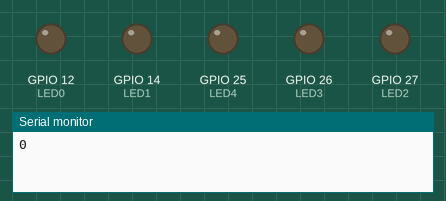
This program was run on a simulated ESP32. Parts: output pins drawn as LEDs (lit = HIGH), the last lines printed to the serial monitor.

Above: at 0.1 s.
At 4.1 s:
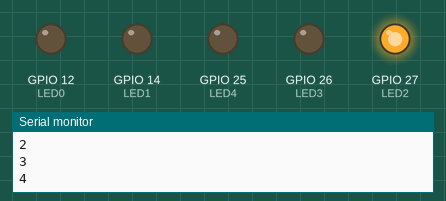
At 9.1 s:
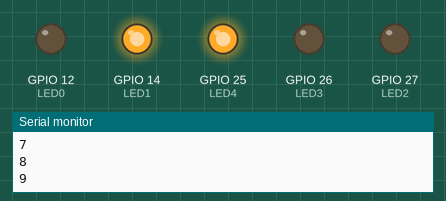
At 19.1 s:
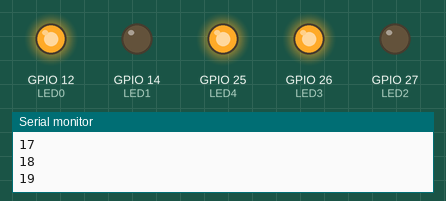
At 29.1 s:
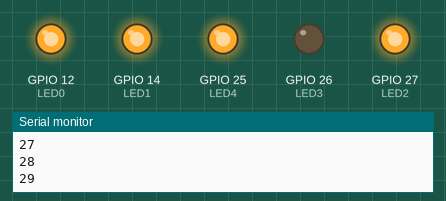
At 39.1 s:
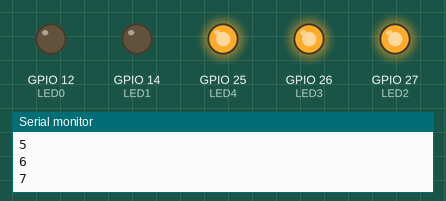
Timing chart, 0 to 40.0 s (numbered marks = the images above):
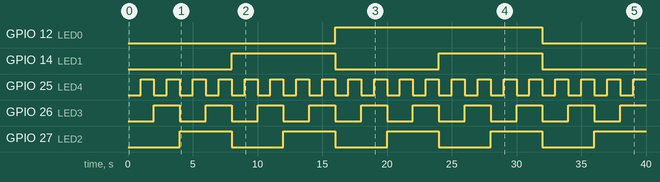

Measured:
- by itself, GPIO 12 (LED0): LOW → HIGH at 16.0 s, → LOW 16.0 s later
- by itself, GPIO 14 (LED1): alternates HIGH for 8.0 s and LOW for 8.0 s
- by itself, GPIO 25 (LED4): alternates HIGH for 1.0 s and LOW for 1.0 s
- by itself, GPIO 26 (LED3): alternates HIGH for 2.0 s and LOW for 2.0 s
- by itself, GPIO 27 (LED2): alternates HIGH for 4.0 s and LOW for 4.0 s

The program:

main.cpp
```cpp
#include <Arduino.h>

// variables
int LED0 = 12;
int LED1 = 14;
int LED2 = 27;
int LED3 = 26;
int LED4 = 25;
int waittime = 1000;

void setup() {
  // put your setup code here, to run once:
  pinMode(LED0, OUTPUT);
  pinMode(LED1, OUTPUT);
  pinMode(LED2, OUTPUT);
  pinMode(LED3, OUTPUT);
  pinMode(LED4, OUTPUT);
  Serial.begin(9600);
}

void loop() {
  // put your main code here, to run repeatedly:

  // 0
  digitalWrite(LED0, LOW);
  digitalWrite(LED1, LOW);
  digitalWrite(LED2, LOW);
  digitalWrite(LED3, LOW);
  digitalWrite(LED4, LOW);
  Serial.println("0");
  delay(waittime);

  // 1
  digitalWrite(LED0, LOW);
  digitalWrite(LED1, LOW);
  digitalWrite(LED2, LOW);
  digitalWrite(LED3, LOW);
  digitalWrite(LED4, HIGH);
  Serial.println("1");
  delay(waittime);

  // 2
  digitalWrite(LED0, LOW);
  digitalWrite(LED1, LOW);
  digitalWrite(LED2, LOW);
  digitalWrite(LED3, HIGH);
  digitalWrite(LED4, LOW);
  Serial.println("2");
  delay(waittime);

  // 3
  digitalWrite(LED0, LOW);
  digitalWrite(LED1, LOW);
  digitalWrite(LED2, LOW);
  digitalWrite(LED3, HIGH);
  digitalWrite(LED4, HIGH);
  Serial.println("3");
  delay(waittime);

  // 4
  digitalWrite(LED0, LOW);
  digitalWrite(LED1, LOW);
  digitalWrite(LED2, HIGH);
  digitalWrite(LED3, LOW);
  digitalWrite(LED4, LOW);
  Serial.println("4");
  delay(waittime);

  // 5
  digitalWrite(LED0, LOW);
  digitalWrite(LED1, LOW);
  digitalWrite(LED2, HIGH);
  digitalWrite(LED3, LOW);
  digitalWrite(LED4, HIGH);
  Serial.println("5");
  delay(waittime);

  // 6
  digitalWrite(LED0, LOW);
  digitalWrite(LED1, LOW);
  digitalWrite(LED2, HIGH);
  digitalWrite(LED3, HIGH);
  digitalWrite(LED4, LOW);
  Serial.println("6");
  delay(waittime);

  // 7
  digitalWrite(LED0, LOW);
  digitalWrite(LED1, LOW);
  digitalWrite(LED2, HIGH);
  digitalWrite(LED3, HIGH);
  digitalWrite(LED4, HIGH);
  Serial.println("7");
  delay(waittime);

  // 8
  digitalWrite(LED0, LOW);
  digitalWrite(LED1, HIGH);
  digitalWrite(LED2, LOW);
  digitalWrite(LED3, LOW);
  digitalWrite(LED4, LOW);
  Serial.println("8");
  delay(waittime);

  // 9
  digitalWrite(LED0, LOW);
  digitalWrite(LED1, HIGH);
  digitalWrite(LED2, LOW);
  digitalWrite(LED3, LOW);
  digitalWrite(LED4, HIGH);
  Serial.println("9");
  delay(waittime);

  // 10
  digitalWrite(LED0, LOW);
  digitalWrite(LED1, HIGH);
  digitalWrite(LED2, LOW);
  digitalWrite(LED3, HIGH);
  digitalWrite(LED4, LOW);
  Serial.println("10");
  delay(waittime);

  // 11
  digitalWrite(LED0, LOW);
  digitalWrite(LED1, HIGH);
  digitalWrite(LED2, LOW);
  digitalWrite(LED3, HIGH);
  digitalWrite(LED4, HIGH);
  Serial.println("11");
  delay(waittime);

  // 12
  digitalWrite(LED0, LOW);
  digitalWrite(LED1, HIGH);
  digitalWrite(LED2, HIGH);
  digitalWrite(LED3, LOW);
  digitalWrite(LED4, LOW);
  Serial.println("12");
  delay(waittime);

  // 13
  digitalWrite(LED0, LOW);
  digitalWrite(LED1, HIGH);
  digitalWrite(LED2, HIGH);
  digitalWrite(LED3, LOW);
  digitalWrite(LED4, HIGH);
  Serial.println("13");
  delay(waittime);

  // 14
  digitalWrite(LED0, LOW);
  digitalWrite(LED1, HIGH);
  digitalWrite(LED2, HIGH);
  digitalWrite(LED3, HIGH);
  digitalWrite(LED4, LOW);
  Serial.println("14");
  delay(waittime);

  // 15
  digitalWrite(LED0, LOW);
  digitalWrite(LED1, HIGH);
  digitalWrite(LED2, HIGH);
  digitalWrite(LED3, HIGH);
  digitalWrite(LED4, HIGH);
  Serial.println("15");
  delay(waittime);

  // 16
  digitalWrite(LED0, HIGH);
  digitalWrite(LED1, LOW);
  digitalWrite(LED2, LOW);
  digitalWrite(LED3, LOW);
  digitalWrite(LED4, LOW);
  Serial.println("16");
  delay(waittime);

  // 17
  digitalWrite(LED0, HIGH);
  digitalWrite(LED1, LOW);
  digitalWrite(LED2, LOW);
  digitalWrite(LED3, LOW);
  digitalWrite(LED4, HIGH);
  Serial.println("17");
  delay(waittime);

  // 18
  digitalWrite(LED0, HIGH);
  digitalWrite(LED1, LOW);
  digitalWrite(LED2, LOW);
  digitalWrite(LED3, HIGH);
  digitalWrite(LED4, LOW);
  Serial.println("18");
  delay(waittime);

  // 19
  digitalWrite(LED0, HIGH);
  digitalWrite(LED1, LOW);
  digitalWrite(LED2, LOW);
  digitalWrite(LED3, HIGH);
  digitalWrite(LED4, HIGH);
  Serial.println("19");
  delay(waittime);

  // 20
  digitalWrite(LED0, HIGH);
  digitalWrite(LED1, LOW);
  digitalWrite(LED2, HIGH);
  digitalWrite(LED3, LOW);
  digitalWrite(LED4, LOW);
  Serial.println("20");
  delay(waittime);

  // 21
  digitalWrite(LED0, HIGH);
  digitalWrite(LED1, LOW);
  digitalWrite(LED2, HIGH);
  digitalWrite(LED3, LOW);
  digitalWrite(LED4, HIGH);
  Serial.println("21");
  delay(waittime);

  // 22
  digitalWrite(LED0, HIGH);
  digitalWrite(LED1, LOW);
  digitalWrite(LED2, HIGH);
  digitalWrite(LED3, HIGH);
  digitalWrite(LED4, LOW);
  Serial.println("22");
  delay(waittime);

  // 23
  digitalWrite(LED0, HIGH);
  digitalWrite(LED1, LOW);
  digitalWrite(LED2, HIGH);
  digitalWrite(LED3, HIGH);
  digitalWrite(LED4, HIGH);
  Serial.println("23");
  delay(waittime);

  // 24
  digitalWrite(LED0, HIGH);
  digitalWrite(LED1, HIGH);
  digitalWrite(LED2, LOW);
  digitalWrite(LED3, LOW);
  digitalWrite(LED4, LOW);
  Serial.println("24");
  delay(waittime);

  // 25
  digitalWrite(LED0, HIGH);
  digitalWrite(LED1, HIGH);
  digitalWrite(LED2, LOW);
  digitalWrite(LED3, LOW);
  digitalWrite(LED4, HIGH);
  Serial.println("25");
  delay(waittime);

  // 26
  digitalWrite(LED0, HIGH);
  digitalWrite(LED1, HIGH);
  digitalWrite(LED2, LOW);
  digitalWrite(LED3, HIGH);
  digitalWrite(LED4, LOW);
  Serial.println("26");
  delay(waittime);

  // 27
  digitalWrite(LED0, HIGH);
  digitalWrite(LED1, HIGH);
  digitalWrite(LED2, LOW);
  digitalWrite(LED3, HIGH);
  digitalWrite(LED4, HIGH);
  Serial.println("27");
  delay(waittime);

  // 28
  digitalWrite(LED0, HIGH);
  digitalWrite(LED1, HIGH);
  digitalWrite(LED2, HIGH);
  digitalWrite(LED3, LOW);
  digitalWrite(LED4, LOW);
  Serial.println("28");
  delay(waittime);

  // 29
  digitalWrite(LED0, HIGH);
  digitalWrite(LED1, HIGH);
  digitalWrite(LED2, HIGH);
  digitalWrite(LED3, LOW);
  digitalWrite(LED4, HIGH);
  Serial.println("29");
  delay(waittime);

  // 30
  digitalWrite(LED0, HIGH);
  digitalWrite(LED1, HIGH);
  digitalWrite(LED2, HIGH);
  digitalWrite(LED3, HIGH);
  digitalWrite(LED4, LOW);
  Serial.println("30");
  delay(waittime);

  // 31
  digitalWrite(LED0, HIGH);
  digitalWrite(LED1, HIGH);
  digitalWrite(LED2, HIGH);
  digitalWrite(LED3, HIGH);
  digitalWrite(LED4, HIGH);
  Serial.println("31");
  delay(waittime);
}
```
